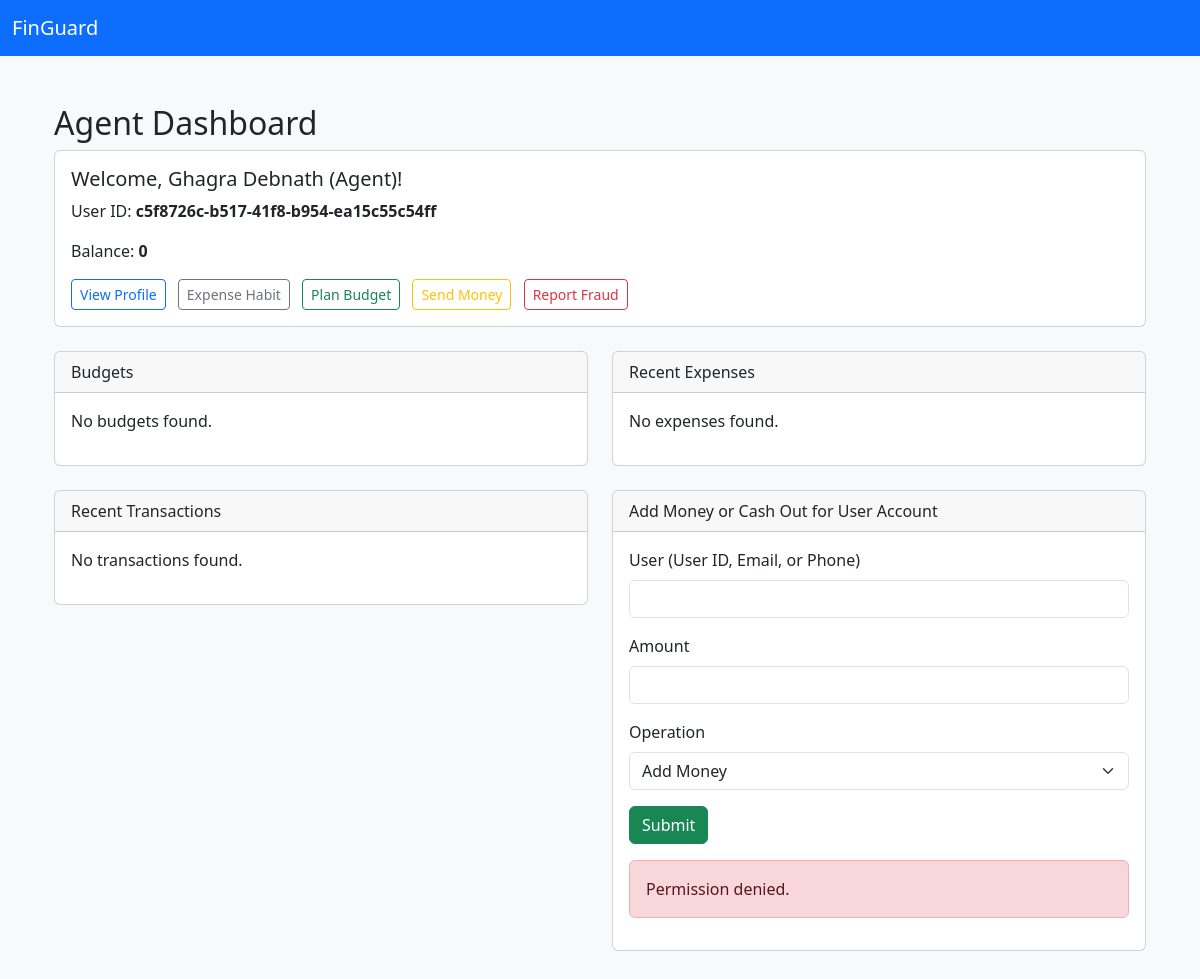
The app's page /agent/dashboard (signed in), older data.
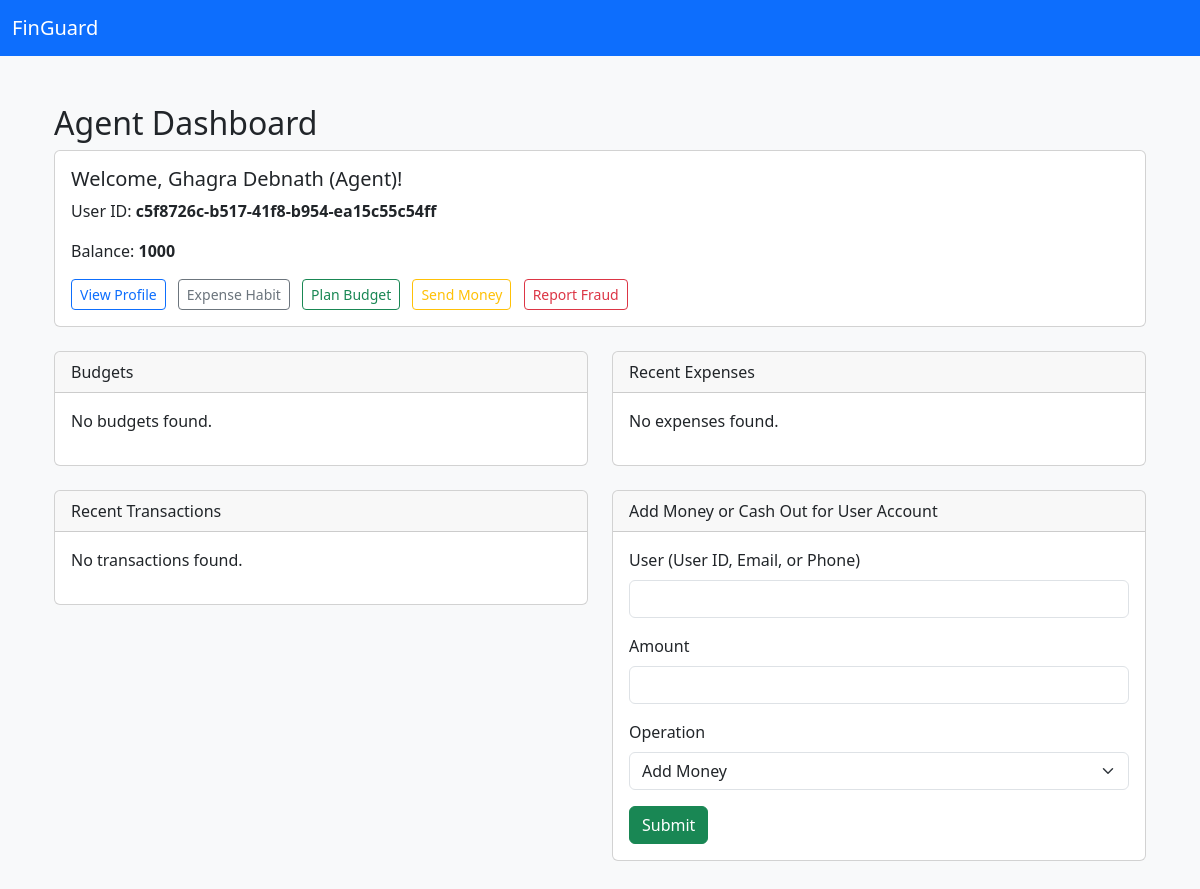
The same page, newer data.
### tables this page shows
CREATE TABLE "users" (
  "id" uuid PRIMARY KEY,
  "first_name" varchar,
  "last_name" varchar,
  "dob" date,
  "age" int,
  "gender" varchar,
  "marital_status" varchar,
  "blood_group" varchar,
  "balance" decimal(10,2),
  "joining_date" date,
  "role_id" uuid
);

### app/routes/agent.py (the view, shortened to what this page needs)
@agent_bp.route('/agent/dashboard', methods=['GET', 'POST'])
def agent_dashboard():
    user = get_current_user()
    if not has_permission(user['id'], 'view_dashboard'):
        return render_template('agent_dashboard.html', user=user, budgets=[], transactions=[], add_money_success=None, add_money_error='Permission denied.')
    budgets = get_user_budgets(user['id'])
    transactions = get_recent_transactions(user['id'])
    add_money_success = None
    add_money_error = None
    return render_template('agent_dashboard.html', user=user, budgets=budgets, transactions=transactions, add_money_success=add_money_success, add_money_error=add_money_error)

### app/__init__.py (called while the page is built)
def get_db_connection():
    conn = sqlite3.connect('fin_guard.db')
    conn.row_factory = sqlite3.Row
    return conn

### app/utils/dashboard.py (called while the page is built)
def get_user_budgets(user_id):
    conn = current_app.get_db_connection()
    budgets = conn.execute('SELECT * FROM budgets WHERE user_id = ?', (user_id,)).fetchall()
    conn.close()
    return budgets

def get_recent_transactions(user_id, limit=5):
    conn = current_app.get_db_connection()
    txs = conn.execute('''
        SELECT t.amount, t.timestamp, t.note, t.location, t.type, t.receiver_id, t.sender_id, t.payment_method
        FROM transactions t
        WHERE t.sender_id = ? OR t.receiver_id = ?
        ORDER BY t.timestamp DESC LIMIT ?
    ''', (user_id, user_id, limit)).fetchall()
    conn.close()
    return txs

### app/utils/permissions_utils.py (called while the page is built)
def has_permission(user_id, permission_name):
    conn = current_app.get_db_connection()
    row = conn.execute('''SELECT 1 FROM users u
        JOIN roles r ON u.role_id = r.id
        JOIN role_permissions rp ON r.id = rp.role_id
        JOIN permissions p ON rp.permission_id = p.id
        WHERE u.id = ? AND p.name = ?''', (user_id, permission_name)).fetchone()
    conn.close()
    return bool(row)

### app/templates/agent_dashboard.html (shortened to what the changed rows need)
{% extends 'base.html' %}
{% block content %}
<div class="container py-4">
    <h2>Agent Dashboard</h2>
    <div class="card mb-4">
        <div class="card-body">
            <h5 class="card-title">Welcome, {{ user.first_name }} {{ user.last_name }} (Agent)!</h5>
            <p class="card-text">User ID: <strong>{{ user.id }}</strong></p>
            <p class="card-text">Balance: <strong>{{ user.balance }}</strong></p>
            <a href="{{ url_for('user.profile') }}" class="btn btn-outline-primary btn-sm">View Profile</a>
            <a href="{{ url_for('user.expense_habit') }}" class="btn btn-outline-secondary btn-sm ms-2">Expense Habit</a>
            <a href="{{ url_for('budget.plan_budget') }}" class="btn btn-outline-success btn-sm ms-2">Plan Budget</a>
            <a href="{{ url_for('transaction.send_money_route') }}" class="btn btn-outline-warning btn-sm ms-2">Send Money</a>
            <a href="{{ url_for('fraud.report_fraud') }}" class="btn btn-outline-danger btn-sm ms-2">Report Fraud</a>
        </div>
    </div>
    <div class="row">
        <div class="col-md-6">
            <div class="card mb-4">
                <div class="card-body">
                    <form method="POST">
                        <div class="mb-3">
                        </div>
                        <div class="mb-3">
                        </div>
                        <div class="mb-3">
                        </div>
                        <button type="submit" class="btn btn-success">Submit</button>
                    </form>
                    {% if add_money_error %}
                    <div class="alert alert-danger mt-3">{{ add_money_error }}</div>
                    {% endif %}
                </div>
            </div>
        </div>
    </div>
</div>
{% endblock %}

Row changes from the older to the newer data that the page shows:
changed users "Ghagra": balance "0" → "1000"
Text that changed along with them:
{{ add_money_error }}: "Permission denied." → (not shown)
